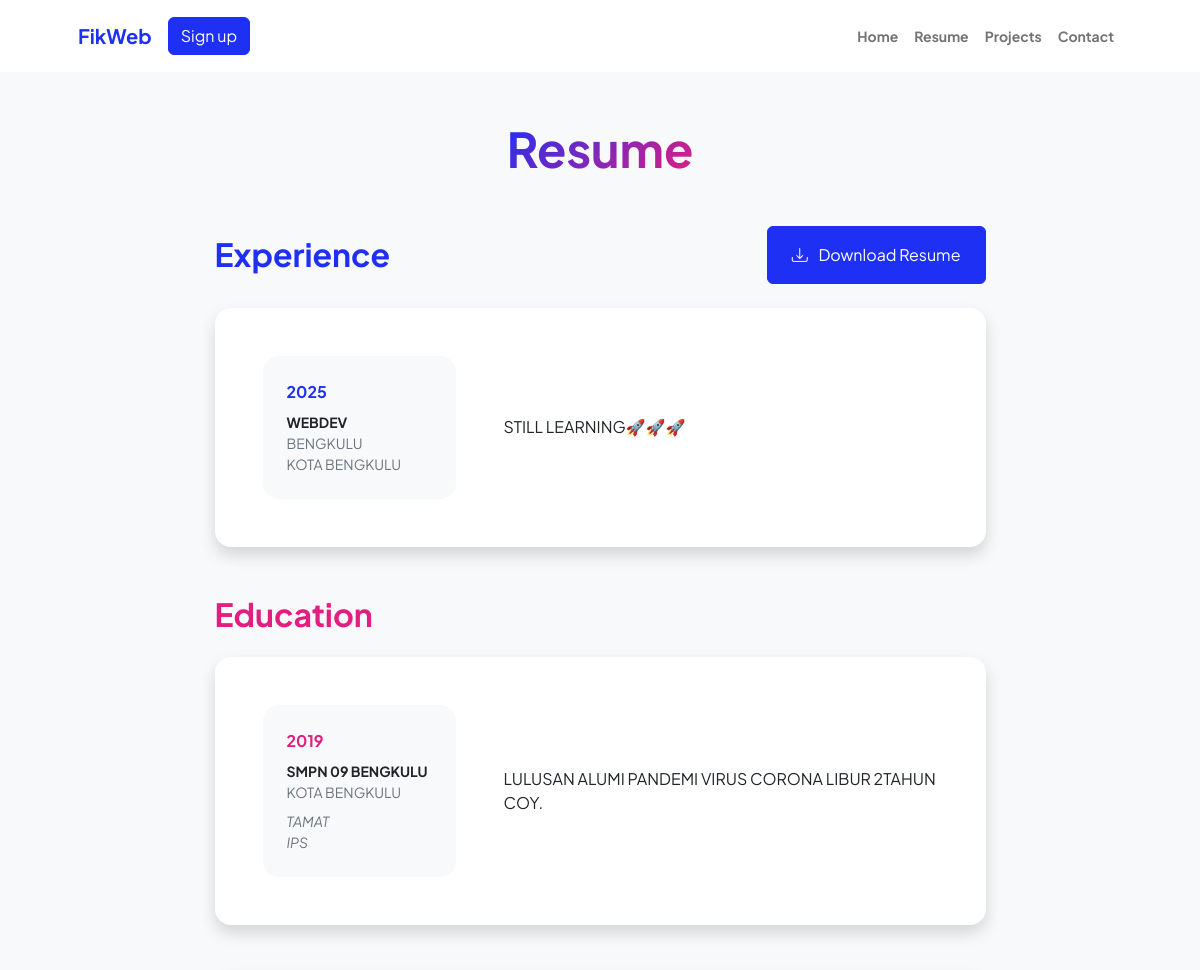
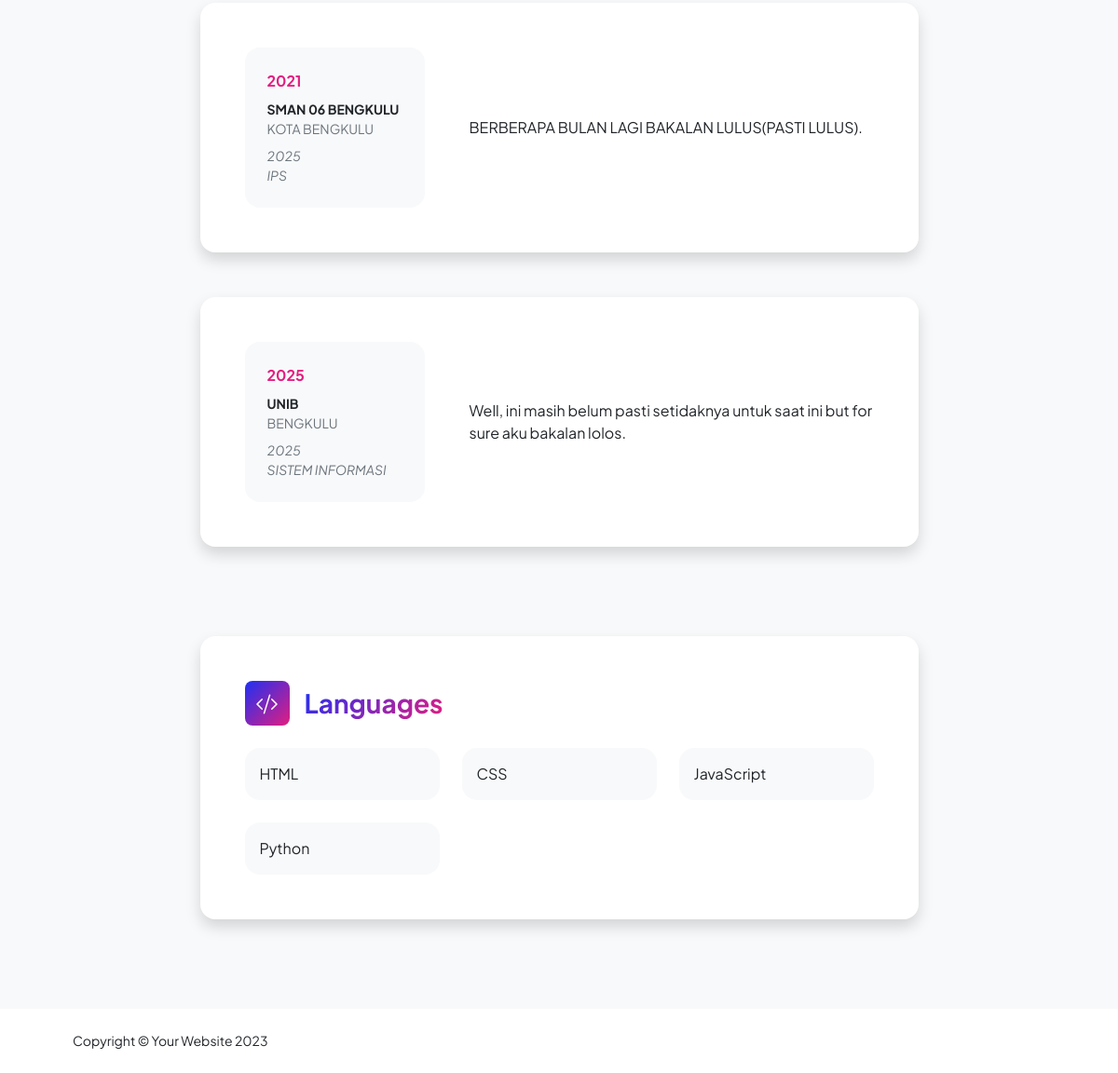
/resume, run on the app's committed database (2 pictures, top to bottom).
### myapp/models.py (models this page shows)
class experience(models.Model):
    tahun = models.IntegerField()
    posisi = models.CharField(max_length=50)
    di = models.CharField(max_length=50)
    kota = models.CharField(max_length=50)
    cerita = models.CharField(max_length=200)
    show = models.BooleanField(default=False)

class education(models.Model):
    tahun = models.IntegerField()
    universitas = models.CharField(max_length=50)
    cerita = models.CharField(max_length=100)
    jurusan = models.CharField(max_length=50)
    lulusan = models.CharField(max_length=50)
    tempat = models.CharField(max_length=50)
    is_true = models.BooleanField()

### myapp/views.py (the view)
# urls.py: path('resume', views.resume, name='resume'),
def resume(request):
    pendidikan = education.objects.all()
    experiencee = experience.objects.all()
    return render(request, 'resume.html',{'pendidikan': pendidikan,'pengalaman': experiencee})

### templates/resume.html
{% extends "base.html" %}
{% block content %}
            <div class="container px-5 my-5">
                <div class="text-center mb-5">
                    <h1 class="display-5 fw-bolder mb-0"><span class="text-gradient d-inline">Resume</span></h1>
                </div>
                <div class="row gx-5 justify-content-center">
                    <div class="col-lg-11 col-xl-9 col-xxl-8">
                        <section>
                            <div class="d-flex align-items-center justify-content-between mb-4">
                                <h2 class="text-primary fw-bolder mb-0">Experience</h2>
                                <a class="btn btn-primary px-4 py-3" href="#!">
                                    <div class="d-inline-block bi bi-download me-2"></div>
                                    Download Resume
                                </a>
                            </div>
                            {% for experience in pengalaman %}
                            {% if experience.show == False %}
                            {% else %}
                            <div class="card shadow border-0 rounded-4 mb-5">
                                <div class="card-body p-5">
                                    <div class="row align-items-center gx-5">
                                        <div class="col text-center text-lg-start mb-4 mb-lg-0">
                                              <div class="bg-light p-4 rounded-4">
                                                <div class="text-primary fw-bolder mb-2">{{ experience.tahun }}</div>
                                                <div class="small fw-bolder">{{ experience.posisi }}</div>
                                                <div class="small text-muted">{{ experience.di }}</div>
                                                <div class="small text-muted">{{ experience.kota }}</div>
                                            </div>
                                        </div>
                                        <div class="col-lg-8"><div>{{ experience.cerita|safe }}</div></div>
                                    </div>
                                </div>
                            </div>
                            {% endif %}
                            {% endfor %}
                        </section>
                        <section>
                            <h2 class="text-secondary fw-bolder mb-4">Education</h2>
                            {% for didikan in pendidikan %}
                            <div class="card shadow border-0 rounded-4 mb-5">
                                <div class="card-body p-5">
                                    <div class="row align-items-center gx-5">
                                        <div class="col text-center text-lg-start mb-4 mb-lg-0">
                                            <div class="bg-light p-4 rounded-4">
                                                <div class="text-secondary fw-bolder mb-2">{{ didikan.tahun}}</div>
                                                <div class="mb-2">
                                                    <div class="small fw-bolder">{{ didikan.universitas }}</div>
                                                    <div class="small text-muted">{{ didikan.tempat }}</div>
                                                </div>
                                                <div class="fst-italic">
                                                    <div class="small text-muted">{{ didikan.lulusan }}</div>
                                                    <div class="small text-muted">{{ didikan.jurusan }}</div>
                                                </div>
                                            </div>
                                        </div>
                                        <div class="col-lg-8"><div>{{ didikan.cerita }}.</div></div>
                                    </div>
                                </div>
                            </div>
                        {% endfor %}
                        </section>
                        <div class="pb-5"></div>
<section>
                            <div class="card shadow border-0 rounded-4 mb-5">
                                <div class="card-body p-5">
                                    <div class="mb-0">
                                        <div class="d-flex align-items-center mb-4">
                                            <div class="feature bg-primary bg-gradient-primary-to-secondary text-white rounded-3 me-3"><i class="bi bi-code-slash"></i></div>
                                            <h3 class="fw-bolder mb-0"><span class="text-gradient d-inline">Languages</span></h3>
                                        </div>
                                        <div class="row row-cols-1 row-cols-md-3 mb-4">
                                            <div class="col mb-4 mb-md-0"><div class="d-flex align-items-center bg-light rounded-4 p-3 h-100">HTML</div></div>
                                            <div class="col mb-4 mb-md-0"><div class="d-flex align-items-center bg-light rounded-4 p-3 h-100">CSS</div></div>
                                            <div class="col"><div class="d-flex align-items-center bg-light rounded-4 p-3 h-100">JavaScript</div></div>
                                        </div>
                                        <div class="row row-cols-1 row-cols-md-3">
                                            <div class="col mb-4 mb-md-0"><div class="d-flex align-items-center bg-light rounded-4 p-3 h-100">Python</div></div>
                                        </div>
                                    </div>
                                </div>
                            </div>
                        </section>
                    </div>
                </div>
            </div>
        </main>
        {% endblock content %}

### templates/base.html (shortened to what this page needs)
{% load static %}
<!DOCTYPE html>
<html lang="en">
    <head>
        <link href="https://cdn.jsdelivr.net/npm/bootstrap-icons@1.8.1/font/bootstrap-icons.css" rel="stylesheet" />
        <link href="{% static "css/styles.css" %}" rel="stylesheet" />
    </head>
    <body class="d-flex flex-column h-100 bg-light">
        <main class="flex-shrink-0">
            <nav class="navbar navbar-expand-lg navbar-light bg-white py-3">
                <div class="container px-5">
                    <a class="navbar-brand" href="/ "><span class="fw-bolder text-primary">FikWeb</span></a>
                    <div class="collapse navbar-collapse" id="navbarSupportedContent">
                        {% if user.is_authenticated %}
                            <button type="button" class="btn btn-danger text-white text-decoration-none"><a href="logout" class="text-decoration-none text-whote">Logout</a></button>
                            {% else %}
                            <button type="button" class="btn btn-primary"><a href="signup" class="text-white text-decoration-none">Sign up</a></button>
                            {% endif %}
                        <ul class="navbar-nav ms-auto mb-2 mb-lg-0 small fw-bolder">
                            <li class="nav-item"><a class="nav-link" href="/">Home</a></li>
                            <li class="nav-item"><a class="nav-link" href="resume">Resume</a></li>
                            <li class="nav-item"><a class="nav-link" href="projects">Projects</a></li>
                            <li class="nav-item"><a class="nav-link" href="contact">Contact</a></li>
                        </ul>
                    </div>
                </div>
            </nav>
        {% block content %}
        {% endblock content %}
        <footer class="bg-white py-4 mt-auto">
            <div class="container px-5">
                <div class="row align-items-center justify-content-between flex-column flex-sm-row">
                    <div class="col-auto"><div class="small m-0">Copyright &copy; Your Website 2023</div></div>
                </div>
            </div>
        </footer>
     </body>
 </html>

### data on the page
experience: tahun "2025", posisi "WEBDEV", di "BENGKULU", kota "KOTA BENGKULU", cerita "STILL LEARNING🚀🚀🚀"
education: tahun "2019", universitas "SMPN 09 BENGKULU", tempat "KOTA BENGKULU", lulusan "TAMAT", jurusan "IPS", cerita "LULUSAN ALUMI PANDEMI VIRUS CORONA LIBUR 2TAHUN COY"
education: tahun "2021", universitas "SMAN 06 BENGKULU", tempat "KOTA BENGKULU", lulusan "2025", jurusan "IPS", cerita "BERBERAPA BULAN LAGI BAKALAN LULUS(PASTI LULUS)"
education: tahun "2025", universitas "UNIB", tempat "BENGKULU", lulusan "2025", jurusan "SISTEM INFORMASI", cerita "Well, ini masih belum pasti setidaknya untuk saat ini but for sure aku bakalan lolos"
